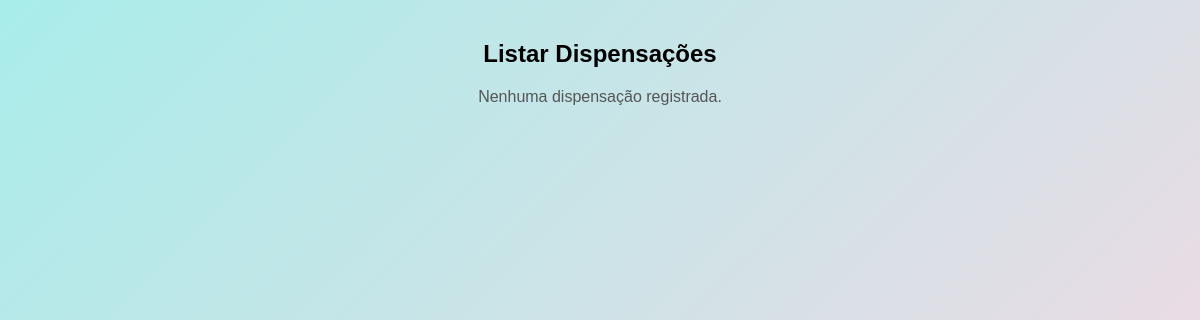
/listar_dispensacoes/, run on an earlier commit of the app's database.
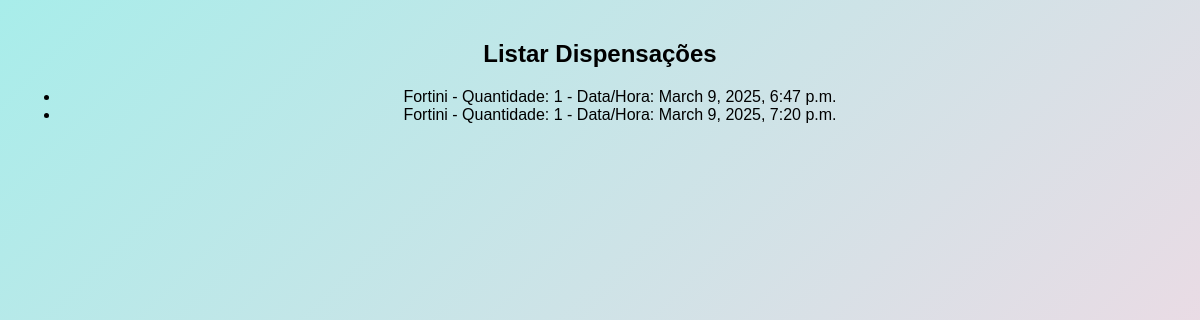
And on a later commit of the database.
### sgis/models.py (models this page shows, shortened)
class Dispensacao(models.Model):
    paciente = models.ForeignKey(Paciente, on_delete=models.CASCADE, blank=True, null=True)
    produto = models.ForeignKey(Produto, on_delete=models.CASCADE)
    quantidade = models.IntegerField()
    data_hora = models.DateTimeField(auto_now_add=True)

class Produto(models.Model):
    descricao = models.CharField(max_length=255)
    apresentacao = models.CharField(max_length=50)
    fabricante = models.ForeignKey(Fabricante, on_delete=models.CASCADE)
    estoque = models.IntegerField(default=0) # Quantidade em estoque

### sgis/views.py (the view)
# urls.py: path('listar_dispensacoes/', views.listar_dispensacoes, name='listar_dispensacoes'),
def listar_dispensacoes(request):
    dispensacoes = Dispensacao.objects.all()
    return render(request, 'sgis/listar_dispensacoes.html', {'dispensacoes': dispensacoes})

### sgis/templates/sgis/listar_dispensacoes.html (shortened to what this page needs)
{% load static %}
<!DOCTYPE html>
<html>
<head>
    <link rel="stylesheet" href="{% static 'css/style.css' %}">
</head>
<body>
    <div class="content">
        <h2>Listar Dispensações</h2>
        {% if dispensacoes %}
            <ul>
                {% for dispensacao in dispensacoes %}
                    <li>{{ dispensacao.produto.descricao }} - Quantidade: {{ dispensacao.quantidade }} - Data/Hora: {{ dispensacao.data_hora }}</li>
                {% endfor %}
            </ul>
        {% else %}
            <p>Nenhuma dispensação registrada.</p>
        {% endif %}
    </div>
</body>
</html>

What changed in the data, as far as the page shows it:
added Dispensacao: produto.descricao "Fortini", quantidade "1", data_hora "March 9, 2025, 6:47 p.m."
added Dispensacao: produto.descricao "Fortini", quantidade "1", data_hora "March 9, 2025, 7:20 p.m."
Also different on the page:
text no longer shown: "Nenhuma dispensação registrada."
